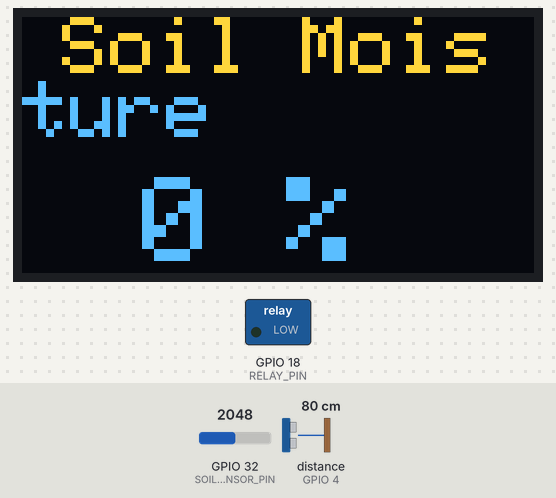
The sketch below on a simulated ESP32. On the bench: 128×64 one-colour display, switched loads named in the sketch (green lamp = pin HIGH). The inputs (shaded band) are chosen by the test bench; at power-on: GPIO 32 (SOIL_SENSOR_PIN) = 2048, distance to the obstacle (sensor on GPIO 4) 80 cm. The echo pulse lasts 58.3 µs per cm; the OLED is the two-colour kind (top 16 rows yellow); WiFi joins after 1.5 s; servers stay silent unless stated; web services answer with replies made up by the test bench; what the sketch prints to the serial monitor is not drawn.

Above: at 7.7 s.
7.8 s: GPIO 32 (SOIL_SENSOR_PIN) set to 561
14.8 s: GPIO 32 (SOIL_SENSOR_PIN) set to 460
At 20.3 s:
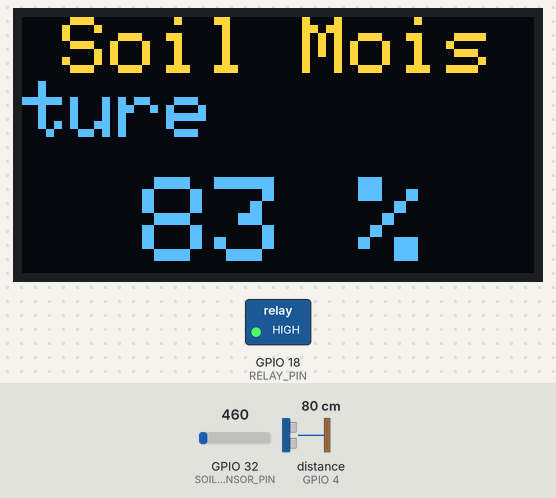
21.5 s: GPIO 32 (SOIL_SENSOR_PIN) set to 491
At 22.9 s:
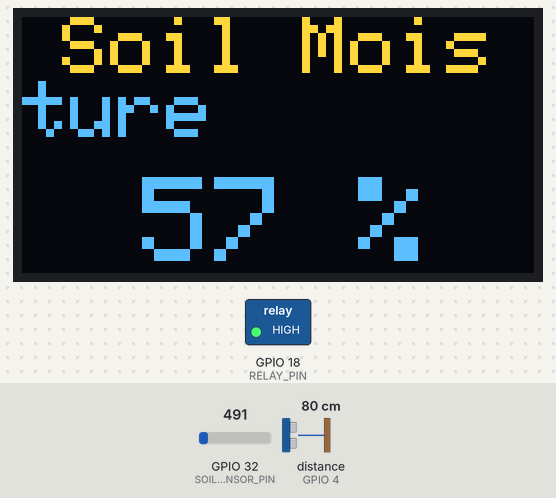
Timing chart, 0 to 24.5 s (numbered marks = the images above; inputs shaded):
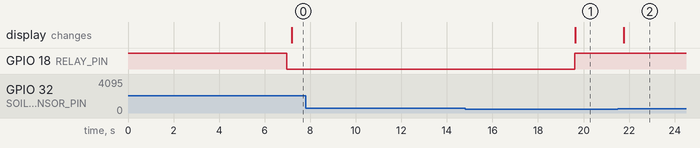

The sketch:

main.ino
```cpp
#include <SPI.h>
#include <Wire.h>
#include <Adafruit_GFX.h>
#include <Adafruit_SSD1306.h>
#include <NewPing.h>
#include <WiFi.h>
#include <HTTPClient.h>
#include <ESP32Servo.h>

// Replace with your network credentials
const char* ssid = "SSID";
const char* password = "PASSWORD";

// IFTTT Webhook URL
const char* iftttWebhookUrl = "https://maker.ifttt.com/trigger/water_tank_low/with/key/IFTTT_KEY";

#define SOIL_SENSOR_PIN 32
#define AIR_VALUE 560
#define WATER_VALUE 440
#define RELAY_PIN 18
#define TRIG_PIN 4
#define ECHO_PIN 4
#define MAX_DISTANCE 100  // Maximum distance in cm (height of the water tank)
#define servo 18

int soilMoistureRaw = 0;
int soilMoisturePercent = 0;
int waterLevelPercent = 0;
int pos = 0;
bool emailSent = false;

Adafruit_SSD1306 display(128, 64, &Wire, -1);
NewPing sonar(TRIG_PIN, ECHO_PIN, MAX_DISTANCE);
Servo myservo;

void setup() {
  pinMode(RELAY_PIN, OUTPUT);
  digitalWrite(RELAY_PIN, HIGH);  // Start with the relay off
  Serial.begin(9600);
  display.begin(SSD1306_SWITCHCAPVCC, 0x3C);  // Initialize with the I2C addr 0x3C (128x64)
  display.clearDisplay();

  // Connect to Wi-Fi
  WiFi.begin(ssid, password);
  Serial.print("Connecting to Wi-Fi");
  while (WiFi.status() != WL_CONNECTED) {
    delay(500);
    Serial.print(".");
  }
  Serial.println();
  Serial.println("Connected to Wi-Fi");
}

void sweep() {
  for (pos = 0; pos <= 180; pos += 1) {  // goes from 0 degrees to 180 degrees
    // in steps of 1 degree
    myservo.write(pos);  // tell servo to go to position in variable 'pos'
    delay(15);           // waits 15ms for the servo to reach the position
  }
  for (pos = 180; pos >= 0; pos -= 1) {  // goes from 180 degrees to 0 degrees
    myservo.write(pos);                  // tell servo to go to position in variable 'pos'
    delay(15);                           // waits 15ms for the servo to reach the position
  }
}

void loop() {
  // Soil Moisture Calculation
  soilMoistureRaw = analogRead(SOIL_SENSOR_PIN);
  soilMoisturePercent = constrain(map(soilMoistureRaw, AIR_VALUE, WATER_VALUE, 0, 100), 0, 100);

  // Water Level Calculation
  int distanceToWater = sonar.ping_cm();
  waterLevelPercent = constrain(map(distanceToWater, MAX_DISTANCE, 0, 0, 100), 0, 100);

  // Control the relay based on soil moisture level
  if (soilMoisturePercent < 40) {
    sweep();
    digitalWrite(RELAY_PIN, LOW);  // Activate relay
  } else {
    digitalWrite(RELAY_PIN, HIGH);  // Deactivate relay
  }

  // Send email if water level is below 20%
  if (waterLevelPercent < 20 && !emailSent) {
    sendEmailNotification();
    emailSent = true;  // Ensure the email is sent only once until water is refilled
  } else if (waterLevelPercent >= 20) {
    emailSent = false;  // Reset the flag if the water level is refilled
  }

  // Display Soil Moisture
  display.clearDisplay();
  display.setCursor(10, 0);
  display.setTextSize(2);
  display.setTextColor(WHITE);
  display.println("Soil Moisture");

  display.setCursor(30, 40);
  display.setTextSize(3);
  display.print(soilMoisturePercent);
  display.println(" %");

  // Display Water Level
  display.setCursor(10, 80);
  display.setTextSize(2);
  display.println("Water Level");

  display.setCursor(30, 120);
  display.setTextSize(3);
  display.print(waterLevelPercent);
  display.println(" %");

  display.display();

  Serial.print("Soil Moisture: ");
  Serial.print(soilMoisturePercent);
  Serial.println(" %");

  Serial.print("Water Level: ");
  Serial.print(waterLevelPercent);
  Serial.println(" %");

  delay(500);  // Adjusted delay for more responsive readings
}

void sendEmailNotification() {
  if (WiFi.status() == WL_CONNECTED) {
    HTTPClient http;
    http.begin(iftttWebhookUrl);           // Specify the URL
    int httpResponseCode = http.POST("");  // Send the request

    if (httpResponseCode > 0) {
      Serial.print("Email sent, response code: ");
      Serial.println(httpResponseCode);
    } else {
      Serial.print("Error sending email, code: ");
      Serial.println(httpResponseCode);
    }

    http.end();  // Free resources
  } else {
    Serial.println("Wi-Fi Disconnected. Unable to send email.");
  }
}
```

Measured:
- the behaviour switches between 513 and 512 on GPIO 32 (SOIL_SENSOR_PIN) (found by bisection; images 0 and 1)
- after the input at 7.8 s, every drawn part: stays the same
- after the input at 14.8 s, GPIO 18 (RELAY_PIN): LOW → HIGH after 4.8 s; the display: changes after 4.8 s (image 1)
- after the input at 21.5 s, the display: changes after 0.27 s (image 2)
